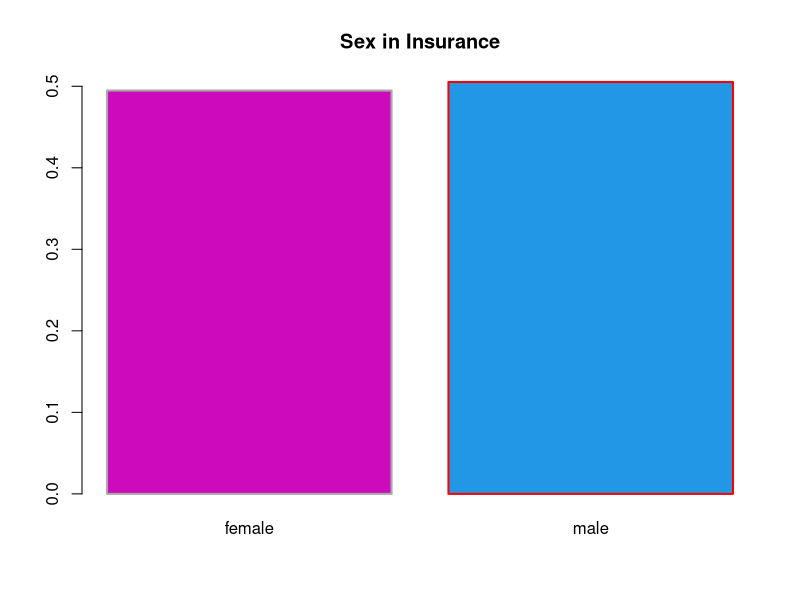
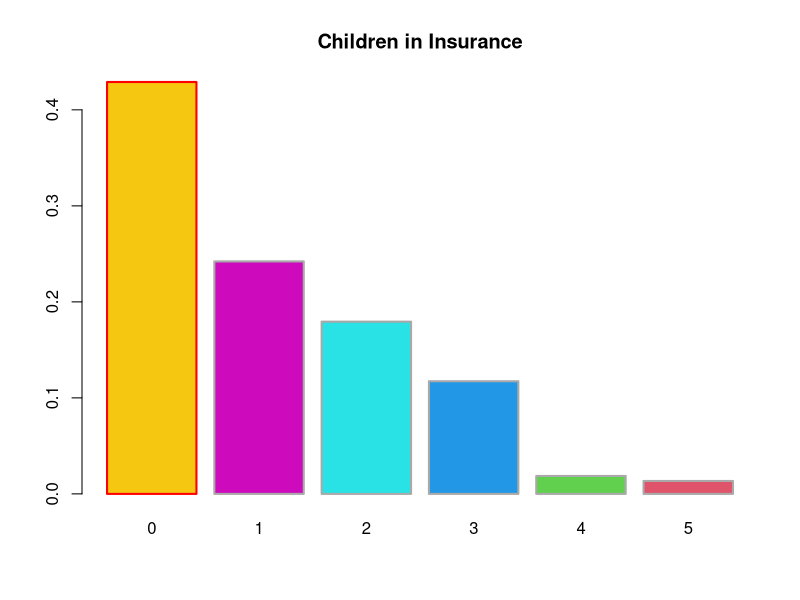
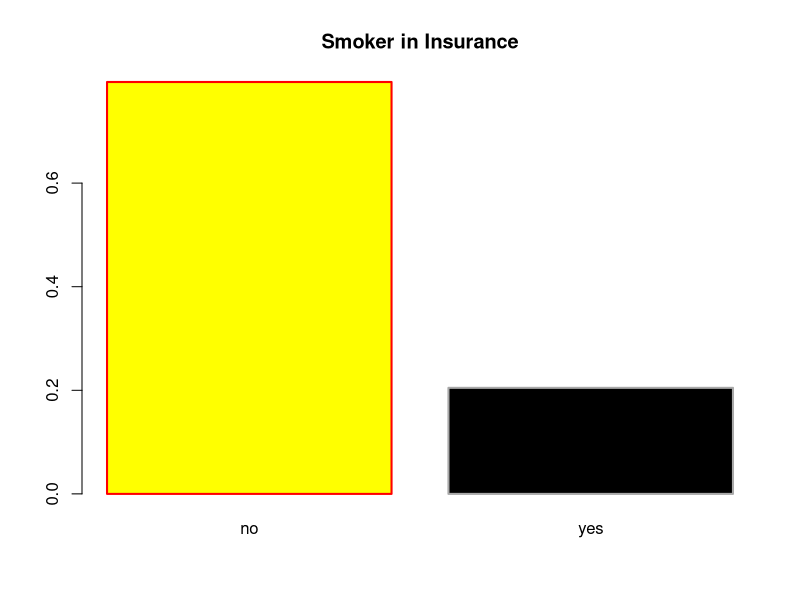
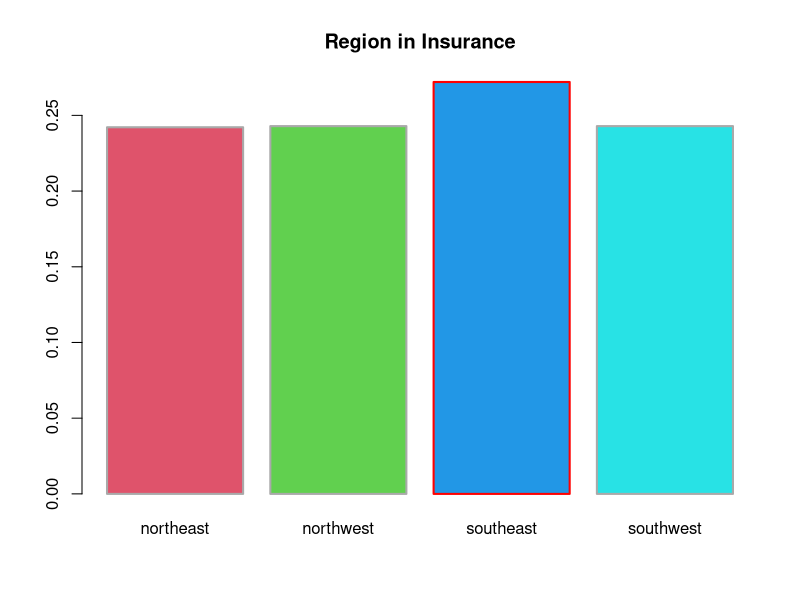
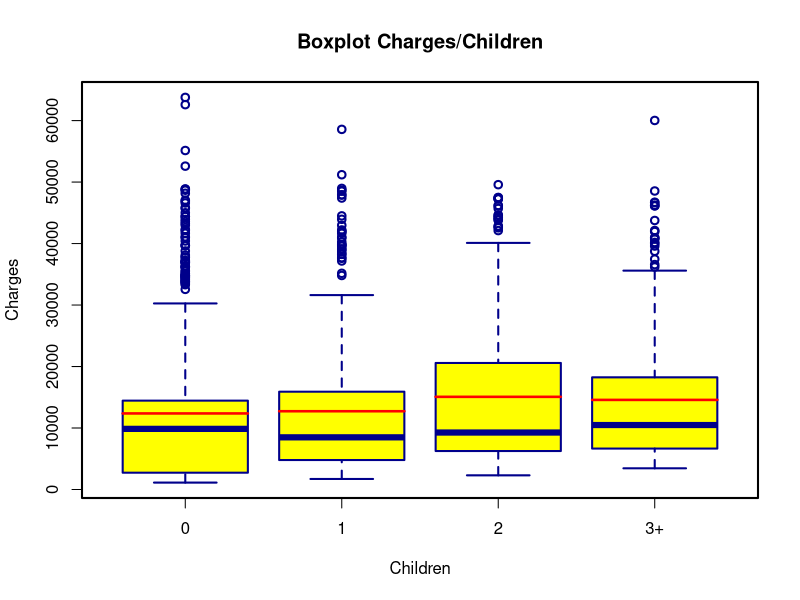
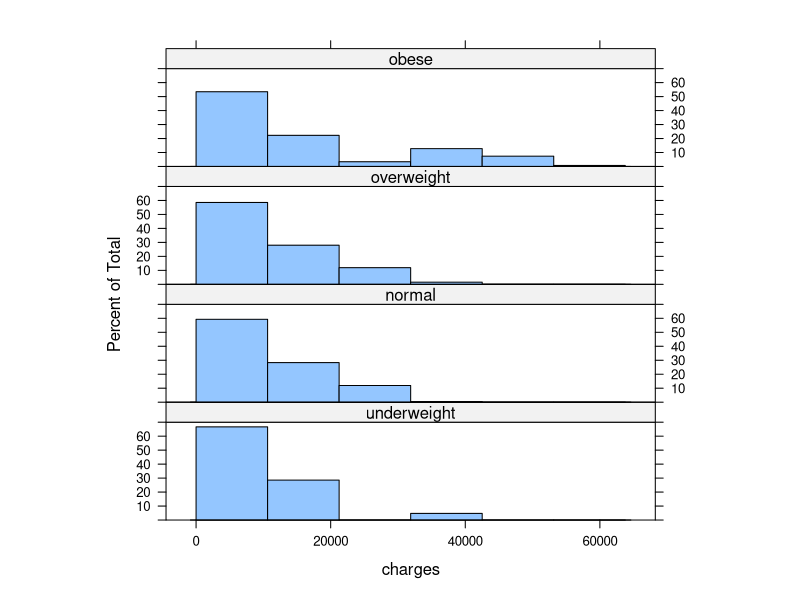

R code for these plots, in order:
## ---- chunk 1
insurance <- read.csv("insurance.csv")
library(lattice)
## ---- chunk 2
sex <- prop.table(table(insurance$sex))
children <- prop.table(table(insurance$children))
smoker <- prop.table(table(insurance$smoker))
region <- prop.table(table(insurance$region))
opar = par(lwd = 2)
barplot(sex, main="Sex in Insurance", col=c(6,4), border=c("darkgrey", "red")) 
barplot(children, main="Children in Insurance", col=7:2, border=c("red", "darkgrey", "darkgrey", "darkgrey", "darkgrey", "darkgrey"))
barplot(smoker, main="Smoker in Insurance", col=c("yellow", "black"), border=c("red", "darkgrey"))
barplot(region, main="Region in Insurance", col=2:5, border=c("darkgrey","darkgrey","red", "darkgrey"))
## ---- chunk 3
insurance$new.children[insurance$children == 0] <- "0"
insurance$new.children[insurance$children == 1] <- "1"
insurance$new.children[insurance$children == 2] <- "2"
insurance$new.children[insurance$children >= 3] <- "3+"
boxplot(insurance$charges~insurance$new.children, main="Boxplot Charges/Children", xlab="Children", ylab="Charges", col="yellow", border="darkblue")
means <- tapply(insurance$charges, insurance$new.children, mean)
segments(x0=(1:4)-0.4, x1=(1:4)+0.4, y0=means, y1=means, col="red", lwd=2.5)

## ---- chunk 4

insurance$catbmi <- cut(insurance$bmi, breaks=c(0, 18.5, 25, 30, max(insurance$bmi)+1), labels=c("underweight", "normal", "overweight", "obese"))
histogram(~charges | catbmi, data=insurance, layout=c(1,4), breaks = (0:6)*max(insurance$charges+1)/6,aspect=0.2, ylim=c(0,70))
  
